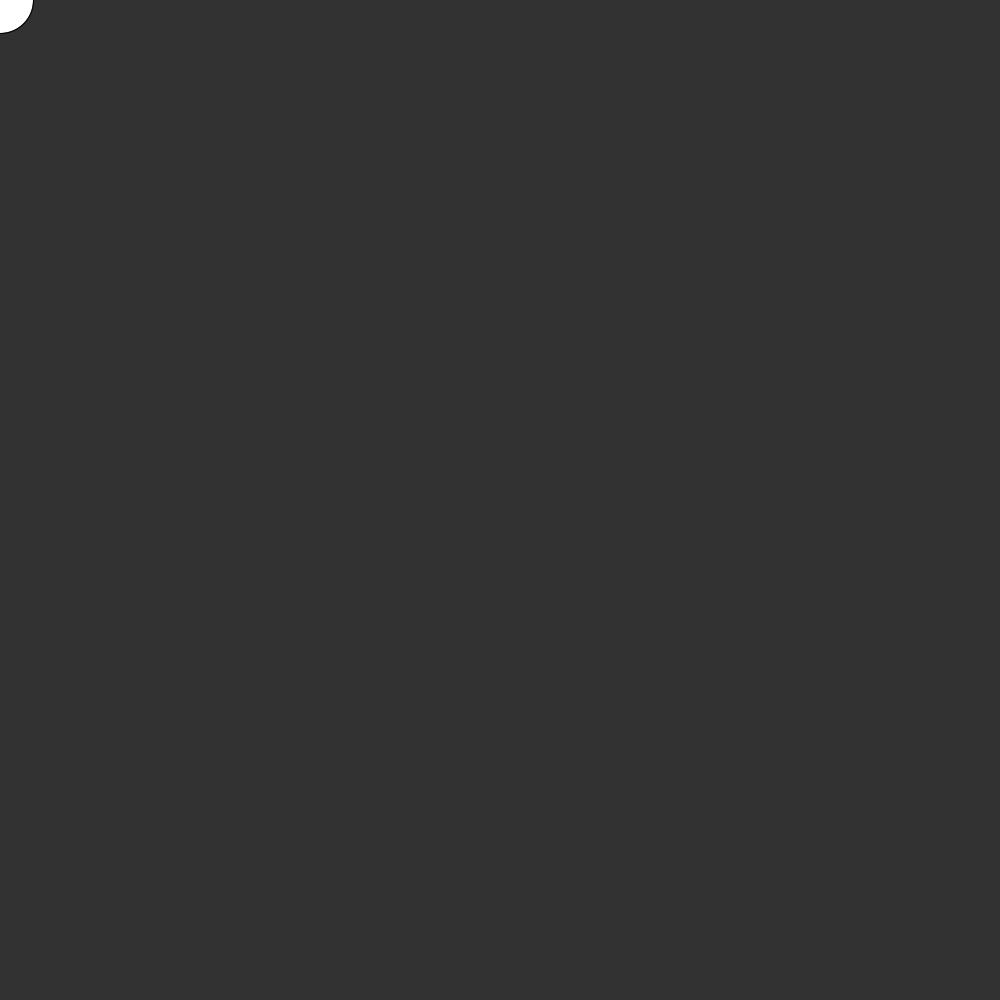
Frame 1 (no input)
Frame 60 (the mouse pressed at the canvas centre just before this capture): identical to frame 1, image omitted
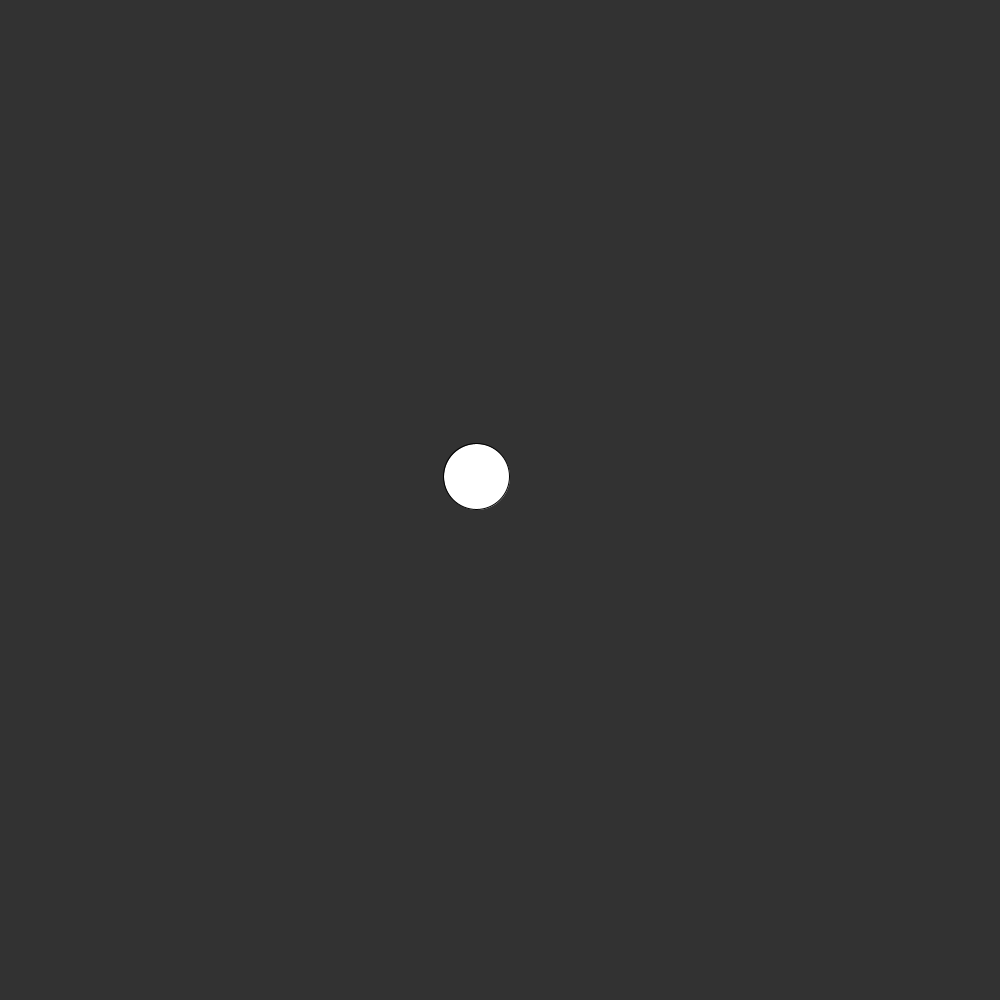
Frame 120 (the mouse held since frame 60 and released just before this capture)

The Processing sketch that drew these frames (run headless with seeded random() and noise(); from frame 60 on, the mouse is pressed at the canvas centre):

// Processing sketch: week_code1_example_following_circle
// ── week_code1_example_following_circle.pde
float currentX;
float currentY;

float targetX;
float targetY;
float easing = .05;

void setup(){
  size (1000, 1000);
}
void draw(){
  background (50,50,50,244);
 targetX = mouseX;
 targetY = mouseY;
 currentX += (targetX - currentX)*easing;
 currentY += (targetY - currentY)*easing;
 ellipse (currentX, currentY, 66, 66);
 
}
